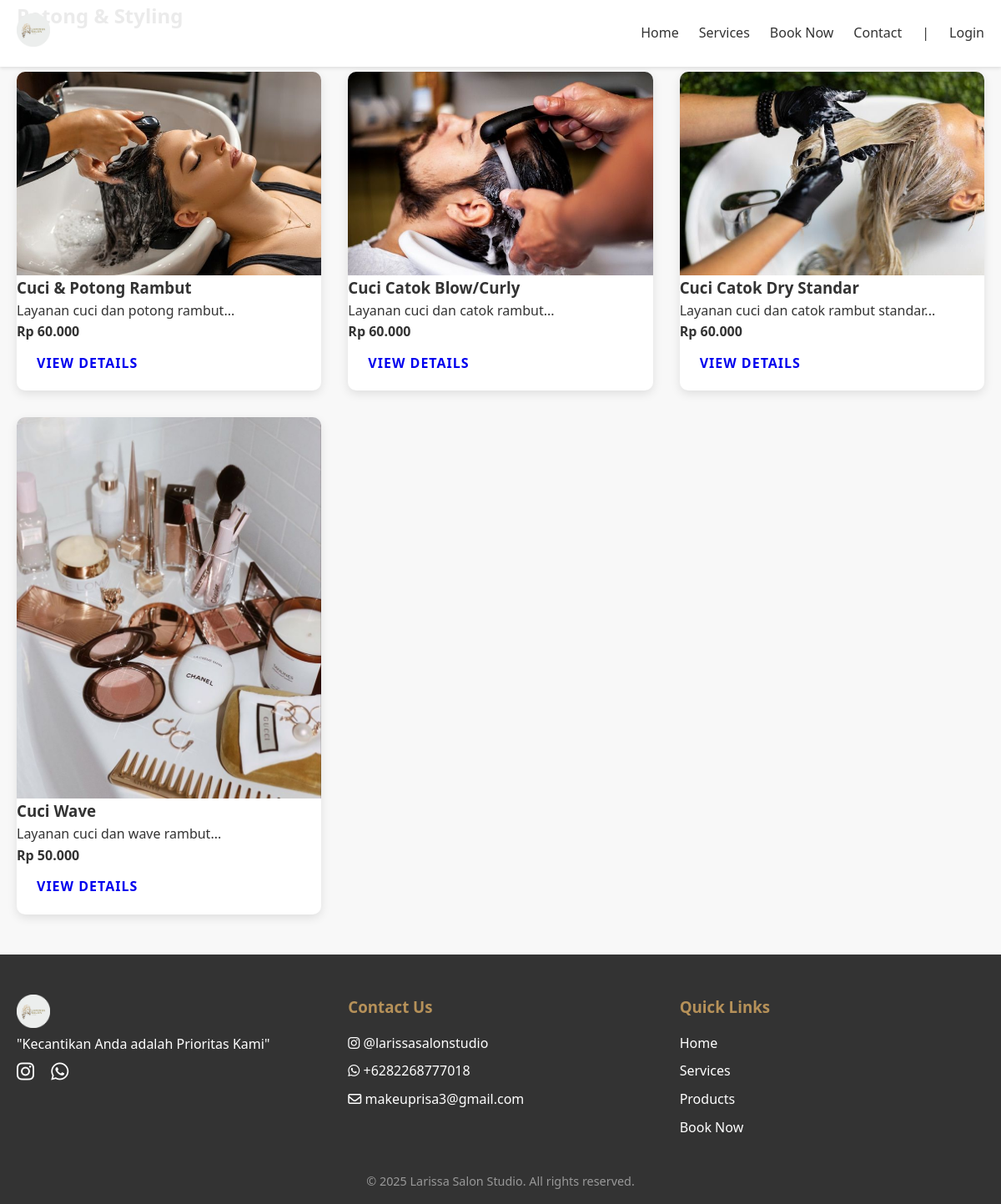
The app's page /category_details.php?id=1 with its own data.
### tables this page shows
CREATE TABLE `services` (
  `id` int(11) NOT NULL,
  `category_id` int(11) DEFAULT NULL,
  `name` varchar(100) NOT NULL,
  `description` text DEFAULT NULL,
  `price` decimal(10,2) NOT NULL,
  `duration` int(11) NOT NULL
);

### category_details.php (the view, shortened to what this page needs)
<?php
require_once 'config.php';
$categoryId = $_GET['id'];
$stmt = $pdo->prepare("SELECT * FROM categories WHERE id = ?");
$stmt->execute([$categoryId]);
$category = $stmt->fetch(PDO::FETCH_ASSOC);
$stmt = $pdo->prepare("SELECT * FROM services WHERE category_id = ?");
$stmt->execute([$categoryId]);
$services = $stmt->fetchAll(PDO::FETCH_ASSOC);
function getCategoryImagePath($categoryId) {
    $imagePath = "images/category/{$categoryId}.jpeg";
    return "images/category/1.jpeg";
}
?>
<!DOCTYPE html>
<html lang="id">
<head>
    <link rel="stylesheet" href="https://cdnjs.cloudflare.com/ajax/libs/font-awesome/6.0.0-beta3/css/all.min.css">
    <link href="https://unpkg.com/aos@2.3.1/dist/aos.css" rel="stylesheet">
    <link href="styles/main.css" rel="stylesheet">
</head>
<body>
    <?php include 'header.php'; ?>
    <section class="page-header" style="background-image: url('<?php echo getCategoryImagePath($category['id']); ?>');">
        <div class="container">
            <h1><?php echo htmlspecialchars($category['name']); ?></h1>
        </div>
    </section>
    <section class="category-services">
        <div class="container">
            <div class="services-grid">
                <?php foreach ($services as $service): ?>
                    <div class="service-card" data-aos="fade-up">
                        <img src="images/services/<?php echo $service['id']; ?>.jpeg" alt="<?php echo htmlspecialchars($service['name']); ?>" class="service-image">
                        <h3><?php echo htmlspecialchars($service['name']); ?></h3>
                        <p><?php echo htmlspecialchars(substr($service['description'], 0, 100)) . '...'; ?></p>
                        <p><strong>Rp <?php echo number_format($service['price'], 0, ',', '.'); ?></strong></p>
                        <a href="service_details.php?id=<?php echo $service['id']; ?>" class="btn">View Details</a>
                    </div>
                <?php endforeach; ?>
            </div>
        </div>
    </section>
    <?php include 'footer.php'; ?>
</body>
</html>

### styles/main.css (style rules this page uses)
* { margin: 0; padding: 0; box-sizing: border-box; }
body { font-family: "Segoe UI", Tahoma, Geneva, Verdana, sans-serif; line-height: 1.6; color: #333; background-color: #f8f8f8; }
.container { max-width: 1200px; margin: 0 auto; padding: 0 20px; }
.btn { display: inline-block; padding: 0.75rem 1.5rem; font-size: 1rem; font-weight: 600; text-transform: uppercase; letter-spacing: 1px; text-decoration: none; border-radius: 4px; transition: all 0.3s ease; cursor: pointer; }
[data-aos] { opacity: 0; transition-property: opacity, transform; }
[data-aos].aos-animate { opacity: 1; }
[data-aos="fade-up"] { transform: translateY(50px); }
[data-aos="fade-up"].aos-animate { transform: translateY(0); }
.service-card, .package-card { background-color: #fff; border-radius: 10px; box-shadow: 0 4px 12px rgba(0, 0, 0, 0.1); overflow: hidden; transition: all 0.3s ease; height: 100%; display: flex; flex-direction: column; }
.service-image, .package-image { width: 100%; height: 100%; object-fit: cover; transition: transform 0.3s ease; }
.services-grid, .package-grid { display: grid; grid-template-columns: repeat(auto-fit, minmax(300px, 1fr)); gap: 2rem; margin: 3rem 0; }
.btn { margin-bottom: 0.5rem; white-space: nowrap; }

### records on screen
services: shows a picture, name "Cuci & Potong Rambut", description "Layanan cuci dan potong rambut", price "60.000"
services: shows a picture, name "Cuci Catok Blow/Curly", description "Layanan cuci dan catok rambut", price "60.000"
services: shows a picture, name "Cuci Catok Dry Standar", description "Layanan cuci dan catok rambut standar", price "60.000"
services: shows a picture, name "Cuci Wave", description "Layanan cuci dan wave rambut", price "50.000"
